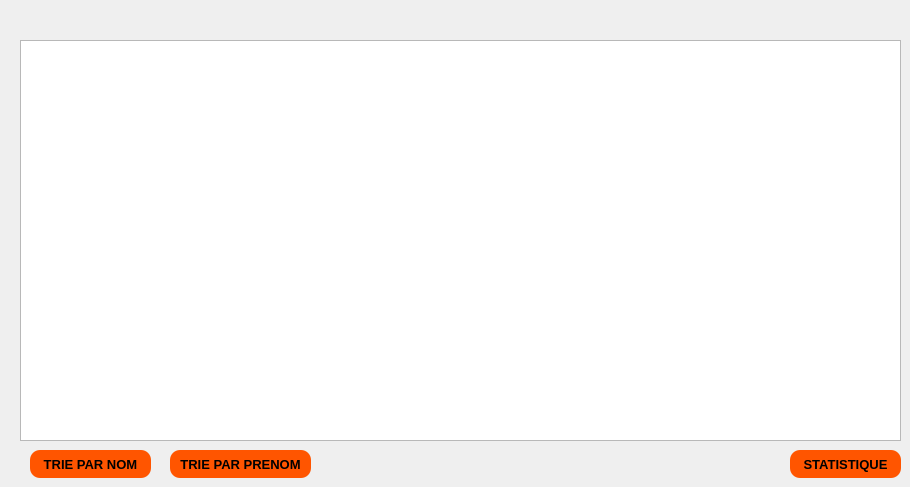
     <widget class="QWidget" name="tab_2">
      <attribute name="title">
       <string>Affichage</string>
      </attribute>
      <widget class="QTableView" name="tab_employee">
       <property name="geometry">
        <rect>
         <x>20</x>
         <y>40</y>
         <width>881</width>
         <height>401</height>
        </rect>
       </property>
      </widget>
      <widget class="QPushButton" name="pb_TrieNom">
       <property name="geometry">
        <rect>
         <x>30</x>
         <y>450</y>
         <width>121</width>
         <height>28</height>
        </rect>
       </property>
       <property name="font">
        <font>
         <pointsize>10</pointsize>
         <weight>75</weight>
         <bold>true</bold>
        </font>
       </property>
       <property name="styleSheet">
        <string notr="true">QPushButton{
color: rgb(0, 0, 0);
background-color: rgb(255, 85, 0);
border-radius:10px;
}
QPushButton:hover{

color:rgb(255, 85, 0);
background-color: rgb(0, 0, 0);
}</string>
       </property>
       <property name="text">
        <string>TRIE PAR NOM</string>
       </property>
      </widget>
      <widget class="QPushButton" name="TriePrenom">
       <property name="geometry">
        <rect>
         <x>170</x>
         <y>450</y>
         <width>141</width>
         <height>28</height>
        </rect>
       </property>
       <property name="font">
        <font>
         <pointsize>10</pointsize>
         <weight>75</weight>
         <bold>true</bold>
        </font>
       </property>
       <property name="styleSheet">
        <string notr="true">QPushButton{
color: rgb(0, 0, 0);
background-color: rgb(255, 85, 0);
border-radius:10px;
}
QPushButton:hover{

color:rgb(255, 85, 0);
background-color: rgb(0, 0, 0);
}</string>
       </property>
       <property name="text">
        <string>TRIE PAR PRENOM</string>
       </property>
      </widget>
      <widget class="QPushButton" name="pb_statistique">
       <property name="geometry">
        <rect>
         <x>790</x>
         <y>450</y>
         <width>111</width>
         <height>28</height>
        </rect>
       </property>
       <property name="font">
        <font>
         <pointsize>10</pointsize>
         <weight>75</weight>
         <bold>true</bold>
        </font>
       </property>
       <property name="styleSheet">
        <string notr="true">QPushButton{
color: rgb(0, 0, 0);
background-color: rgb(255, 85, 0);
border-radius:10px;
}
QPushButton:hover{

color:rgb(255, 85, 0);
background-color: rgb(0, 0, 0);
}</string>
       </property>
       <property name="text">
        <string>STATISTIQUE</string>
       </property>
      </widget>
     </widget>
